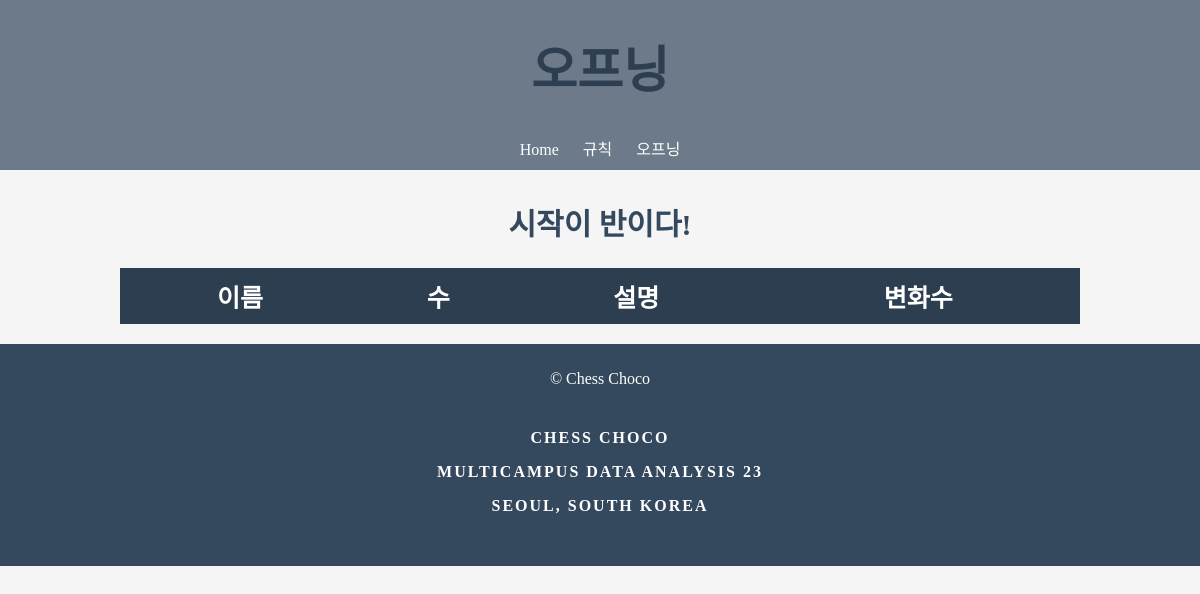
Before: /openings/ with the older database file.
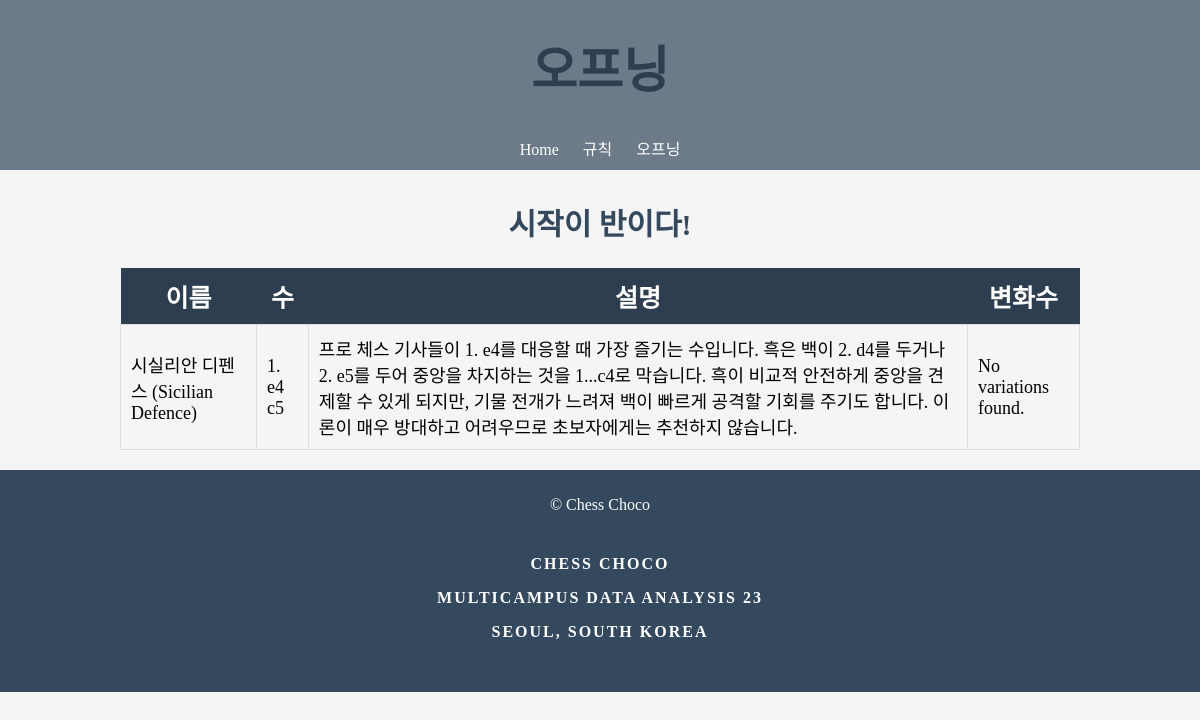
After: the same page with the newer database file.
### OpeningAnalysis/models.py (models this page shows, shortened)
class ChessOpening(models.Model):
    name = models.CharField(max_length=200)
    moves = models.TextField(null=True)
    description = models.TextField()
    def num_variations(self):
        return self.variations.count()

### OpeningAnalysis/views.py (the view)
# urls.py: path("openings/", views.chess_openings)
def chess_openings(request):
    openings = ChessOpening.objects.all()
    variations = ChessVariation.objects.all()
    for opening in openings:
        num_variations = opening.num_variations()
        print(f"The number of variations for {opening.name} is {num_variations}.")
    return render(request, 'chess_opening.html', {'openings': openings, 'variations': variations})

### OpeningAnalysis/templates/chess_opening.html
{% extends "base.html" %}
{% block content %}
  <h2>시작이 반이다!</h2>
  <table>
    <thead>
      <tr>
        <th>이름</th>
        <th>수</th>
        <th>설명</th>
        <th>변화수</th>
      </tr>
    </thead>
    <tbody>
      {% for opening in openings %}
        <tr>
          <td>{{ opening.name }}</td>
          <td>{{ opening.moves }}</td>
          <td>{{ opening.description }}</td>
          <td>
            {% if opening.num_variations > 0 %}
              <ul>
                {% for variation in opening.variations.all %}
                  <li>{{ variation.name }}: {{ variation.moves }}</li>
                {% endfor %}
              </ul>
            {% else %}
              No variations found.
            {% endif %}
          </td>
        </tr>
      {% endfor %}
    </tbody>
  </table>
{% endblock %}

Changed rows visible on the page:
added ChessOpening: name "시실리안 디펜스 (Sicilian Defence)", moves "1. e4 c5", description "프로 체스 기사들이 1. e4를 대응할 때 가장 즐기는 수입니다. 흑은 백이 2. d4를 두거나 2. e5를 두어 중앙을 차지하는 것을 1...c4로 막습니다. 흑이 비교적 안전하게 중앙을 견제할 수 있게 되지만, 기물 전개가 느려져 백이 빠르게 공격할 기회를 주기도 합니다. 이론이 매우 방대하고 어려우므로 초보자에게는 추천하지 않습니다.", shows "No variations found."
